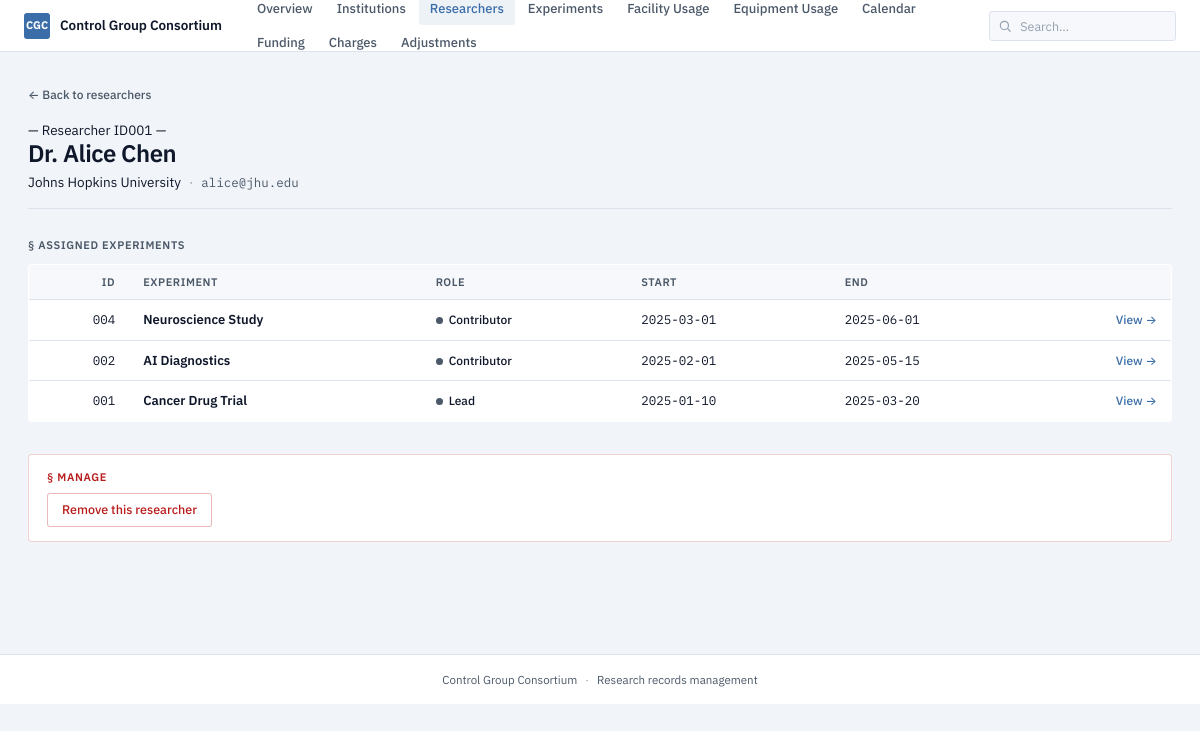
The app's page /researchers/1 with its own data.
### tables this page shows
CREATE TABLE researcher (
    researcherId INTEGER PRIMARY KEY,
    researcherName TEXT NOT NULL,
    contact TEXT NOT NULL,
    institutionId INTEGER NOT NULL,
    FOREIGN KEY (institutionId) REFERENCES institution(institutionId)
);

CREATE TABLE institution (
    institutionId INTEGER PRIMARY KEY,
    institutionName TEXT NOT NULL,
    institutionType TEXT NOT NULL
);

CREATE TABLE experiment (
    experimentId INTEGER PRIMARY KEY,
    name TEXT NOT NULL,
    startDate TEXT NOT NULL,
    endDate TEXT NOT NULL,
    description TEXT NOT NULL
);

CREATE TABLE role (
    roleId INTEGER PRIMARY KEY,
    roleName TEXT NOT NULL
);

### app.py (the view)
@app.route("/researchers/<int:res_id>")
def researcher_detail(res_id):
    res = query_one("""
        SELECT r.*, i.institutionName, i.institutionId
        FROM researcher r
        JOIN institution i ON r.institutionId = i.institutionId
        WHERE r.researcherId = ?
    """, (res_id,))
    if not res:
        abort(404)
    assignments = query("""
        SELECT e.experimentId, e.name, e.startDate, e.endDate, ro.roleName
        FROM researcher_experiment re
        JOIN experiment e ON re.experimentId = e.experimentId
        JOIN role ro ON re.roleId = ro.roleId
        WHERE re.researcherId = ?
        ORDER BY e.startDate DESC
    """, (res_id,))
    return render_template(
        "researcher_detail.html",
        researcher=res,
        assignments=assignments,
    )

### app.py (called while the page is built)
def get_db() -> sqlite3.Connection:
    if "db" not in g:
        g.db = sqlite3.connect(DATABASE)
        g.db.row_factory = sqlite3.Row
        g.db.execute("PRAGMA foreign_keys = ON")
    return g.db

def query(sql: str, params: tuple = ()) -> list:
    return get_db().execute(sql, params).fetchall()

def query_one(sql: str, params: tuple = ()):
    return get_db().execute(sql, params).fetchone()

### templates/researcher_detail.html (shortened to what this page needs)
{% extends "base.html" %}
{% block content %}
<a href="{{ url_for('researchers') }}" class="back-link">← Back to researchers</a>
<header class="page-head">
  <span class="kicker">— Researcher ID{{ "%03d"|format(researcher.researcherId) }} —</span>
  <h1 class="page-title">{{ researcher.researcherName }}</h1>
  <p class="page-sub">
    <a href="{{ url_for('institution_detail', inst_id=researcher.institutionId) }}" class="link-quiet">
      {{ researcher.institutionName }}
    </a>
    <span class="dot">·</span>
    <span class="mono">{{ researcher.contact }}</span>
  </p>
</header>
<section>
  <h2 class="section-label"><span>§</span> Assigned experiments</h2>
  {% if assignments %}
    <table class="data-table">
      <thead>
        <tr>
          <th class="num">ID</th>
          <th>Experiment</th>
          <th>Role</th>
          <th>Start</th>
          <th>End</th>
          <th></th>
        </tr>
      </thead>
      <tbody>
        {% for a in assignments %}
        <tr>
          <td class="num mono">{{ "%03d"|format(a.experimentId) }}</td>
          <td><span class="cell-strong">{{ a.name }}</span></td>
          <td><span class="tag tag-role">{{ a.roleName }}</span></td>
          <td class="mono">{{ a.startDate }}</td>
          <td class="mono">{{ a.endDate }}</td>
          <td class="row-action">
            <a href="{{ url_for('experiment_detail', exp_id=a.experimentId) }}" class="link-arrow">View →</a>
          </td>
        </tr>
        {% endfor %}
      </tbody>
    </table>
  {% else %}
    <p class="empty">Not currently assigned to any experiments.</p>
  {% endif %}
</section>
<section class="danger-zone">
  <h2 class="section-label"><span>§</span> Manage</h2>
  <form action="{{ url_for('researcher_delete', res_id=researcher.researcherId) }}" method="post"
        onsubmit="return confirm('Remove {{ researcher.researcherName }}? This will also unassign them from all experiments.');">
    <button type="submit" class="btn btn-danger">Remove this researcher</button>
  </form>
</section>
{% endblock %}

### static/main.css (style rules this page uses)
:root { --bg: #f1f4f8; --surface: #ffffff; --surface-alt: #f6f8fb; --surface-hover: #eef1f6; --border: #dde3ec; --border-strong: #c2cad6; --border-focus: #3b6ea8; --text: #0f172a; --text-muted: #4b5868; --text-dim: #94a0b0; --accent: #3b6ea8; --accent-hover: #2a5485; --accent-soft: #dde8f4; --accent-bg: rgba(59, 110, 168, 0.09); --success: #047857; --success-soft: #d1fae5; --danger: #b91c1c; --danger-soft: #fee2e2; --info: #0e7490; --info-soft: #cdebf3; --sans: "IBM Plex Sans", -apple-system, BlinkMacSystemFont, "Segoe UI", sans-serif; --mono: "IBM Plex Mono", "SF Mono", "Menlo", monospace; --radius: 4px; --radius-sm: 3px; }
* { box-sizing: border-box; }
html, body { margin: 0; padding: 0; }
body { font-family: var(--sans); font-size: 13.5px; line-height: 1.5; color: var(--text); background: var(--bg); -webkit-font-smoothing: antialiased; -moz-osx-font-smoothing: grayscale; font-feature-settings: "kern", "liga", "calt", "cv02", "cv03", "cv04"; }
a { color: var(--accent); text-decoration: none; }
.page-head { position: relative; padding-bottom: 16px; margin-bottom: 24px; border-bottom: 1px solid var(--border); }
.page-title { font-size: 24px; font-weight: 600; letter-spacing: -0.02em; line-height: 1.15; margin: 0 0 4px; color: var(--text); }
.page-sub { font-size: 13.5px; color: var(--text-muted); margin: 0; display: flex; gap: 8px; align-items: center; flex-wrap: wrap; }
.dot { color: var(--text-dim); }
.back-link { font-size: 12px; font-weight: 500; color: var(--text-muted); display: inline-block; margin-bottom: 16px; transition: color 0.1s ease; }
.section-label { font-size: 11px; font-weight: 600; color: var(--text-muted); text-transform: uppercase; letter-spacing: 0.06em; margin: 28px 0 10px; padding: 0; }
.btn { font-family: var(--sans); font-size: 12.5px; font-weight: 500; letter-spacing: 0; padding: 7px 14px; border: 1px solid var(--border-strong); cursor: pointer; text-decoration: none; display: inline-flex; align-items: center; gap: 6px; transition: all 0.1s ease; border-radius: var(--radius-sm); background: var(--surface); color: var(--text); white-space: nowrap; line-height: 1.4; }
.btn-danger { background: var(--surface); color: var(--danger); border-color: rgba(185,28,28,0.3); }
.data-table { width: 100%; border-collapse: collapse; background: var(--surface); border: 1px solid var(--border); border-radius: var(--radius); overflow: hidden; font-size: 13px; margin-bottom: 24px; }
.data-table thead { background: var(--surface-alt); }
.data-table th { text-align: left; font-family: var(--sans); font-size: 11px; font-weight: 600; color: var(--text-muted); text-transform: uppercase; letter-spacing: 0.05em; padding: 9px 14px; border-bottom: 1px solid var(--border); white-space: nowrap; }
.data-table th.num { text-align: right; }
.data-table td { padding: 10px 14px; border-bottom: 1px solid var(--border); color: var(--text); vertical-align: middle; }
.data-table td.num { text-align: right; }
.data-table tbody tr:last-child td { border-bottom: none; }
.cell-strong { font-weight: 600; color: var(--text); }
.mono { font-family: var(--mono); font-size: 12.5px; }
.row-action { text-align: right; white-space: nowrap; }
.link-arrow { font-size: 12px; font-weight: 500; color: var(--accent); background: none; border: none; cursor: pointer; padding: 0; }
.link-quiet { color: var(--text); text-decoration: none; }
.tag { display: inline-flex; align-items: center; gap: 6px; font-family: var(--sans); font-size: 12px; font-weight: 500; white-space: nowrap; line-height: 1.4; padding: 0; border: none; background: none; color: var(--text); }
.tag::before { content: ""; width: 7px; height: 7px; border-radius: 50%; background: var(--text-dim); flex-shrink: 0; }
.tag-role::before { background: var(--text-muted); }
.danger-zone { margin-top: 32px; padding: 14px 18px; background: var(--surface); border: 1px solid rgba(185,28,28,0.2); border-radius: var(--radius); }
.danger-zone .section-label { margin: 0 0 8px; color: var(--danger); }

### records on screen
researcher: researcherId "001", researcherName "Dr. Alice Chen", contact "alice@jhu.edu"
institution: institutionName "Johns Hopkins University"
experiment: experimentId "004", name "Neuroscience Study", roleName "Contributor", startDate "2025-03-01", endDate "2025-06-01"
experiment: experimentId "002", name "AI Diagnostics", roleName "Contributor", startDate "2025-02-01", endDate "2025-05-15"
experiment: experimentId "001", name "Cancer Drug Trial", roleName "Lead", startDate "2025-01-10", endDate "2025-03-20"
